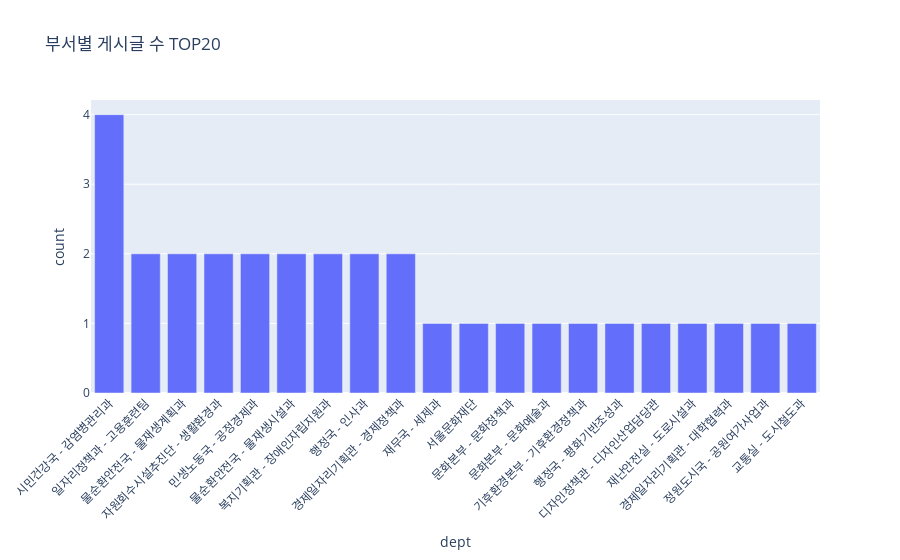
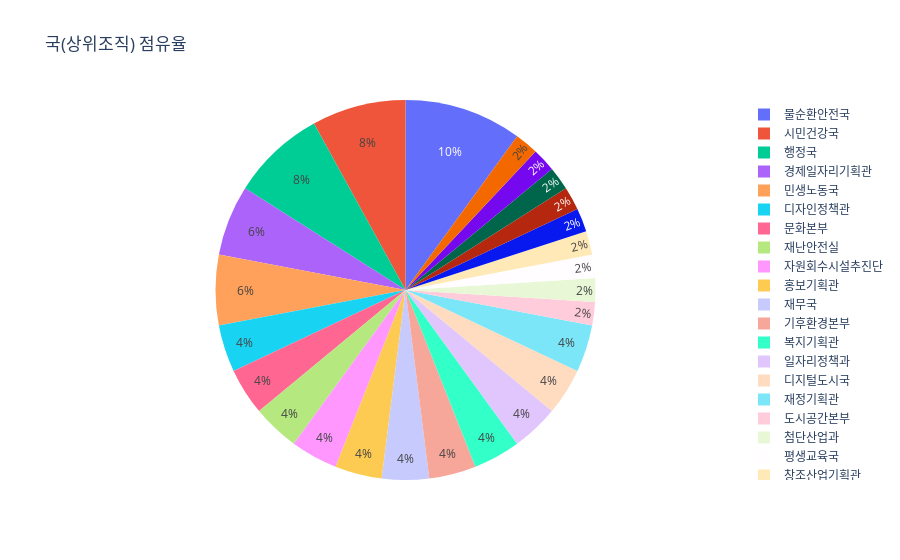

Notebook code for these charts, in order:
### Code cell
import pandas as pd
import plotly.express as px

dept_counts = df["dept"].value_counts().head(20).reset_index()
dept_counts.columns = ["dept", "count"]

fig = px.bar(dept_counts, x="dept", y="count", title="부서별 게시글 수 TOP20")
fig.update_layout(xaxis_tickangle=-45)
fig.show()

share = df["dept_group"].value_counts().reset_index()
share.columns = ["dept_group", "count"]
fig2 = px.pie(share, names="dept_group", values="count", title="국(상위조직) 점유율")
# fig2 = px.pie(share, values="count", title="국(상위조직) 점유율")
fig2.show()

### Figure 1 — Plotly figure (JSON) as saved in the notebook; plotly's stock layout.template omitted (floating-point values rounded to 4 significant figures)
{"data": [{"alignmentgroup": "True", "hovertemplate": "dept=%{x}<br>count=%{y}<extra></extra>", "legendgroup": "", "marker": {"color": "#636efa", "pattern": {"shape": ""}}, "name": "", "offsetgroup": "", "orientation": "v", "showlegend": false, "textposition": "auto", "type": "bar", "x": ["시민건강국 - 감염병관리과", "일자리정책과 - 고용훈련팀", "물순환안전국 - 물재생계획과", "자원회수시설추진단 - 생활환경과", "민생노동국 - 공정경제과", "물순환안전국 - 물재생시설과", "복지기획관 - 장애인자립지원과", "행정국 - 인사과", "경제일자리기획관 - 경제정책과", "재무국 - 세제과", "서울문화재단", "문화본부 - 문화정책과", "문화본부 - 문화예술과", "기후환경본부 - 기후환경정책과", "행정국 - 평화기반조성과", "디자인정책관 - 디자인산업담당관", "재난안전실 - 도로시설과", "경제일자리기획관 - 대학협력과", "정원도시국 - 공원여가사업과", "교통실 - 도시철도과"], "xaxis": "x", "y": [4, 2, 2, 2, 2, 2, 2, 2, 2, 1, 1, 1, 1, 1, 1, 1, 1, 1, 1, 1], "yaxis": "y"}], "layout": {"barmode": "relative", "legend": {"tracegroupgap": 0}, "title": {"text": "부서별 게시글 수 TOP20"}, "xaxis": {"anchor": "y", "domain": [0, 1], "tickangle": -45, "title": {"text": "dept"}}, "yaxis": {"anchor": "x", "domain": [0, 1], "title": {"text": "count"}}}}

### Figure 2 — Plotly figure (JSON) as saved in the notebook; plotly's stock layout.template omitted (floating-point values rounded to 4 significant figures)
{"data": [{"domain": {"x": [0, 1], "y": [0, 1]}, "hovertemplate": "dept_group=%{label}<br>count=%{value}<extra></extra>", "labels": ["물순환안전국", "시민건강국", "행정국", "경제일자리기획관", "민생노동국", "디자인정책관", "문화본부", "재난안전실", "자원회수시설추진단", "홍보기획관", "재무국", "기후환경본부", "복지기획관", "일자리정책과", "디지털도시국", "재정기획관", "도시공간본부", "첨단산업과", "평생교육국", "창조산업기획관", "서부공원여가센터", "교통실", "정원도시국", "서울문화재단", "건설기술정책관"], "legendgroup": "", "name": "", "showlegend": true, "type": "pie", "values": [5, 4, 4, 3, 3, 2, 2, 2, 2, 2, 2, 2, 2, 2, 2, 2, 1, 1, 1, 1, 1, 1, 1, 1, 1]}], "layout": {"legend": {"tracegroupgap": 0}, "title": {"text": "국(상위조직) 점유율"}}}
